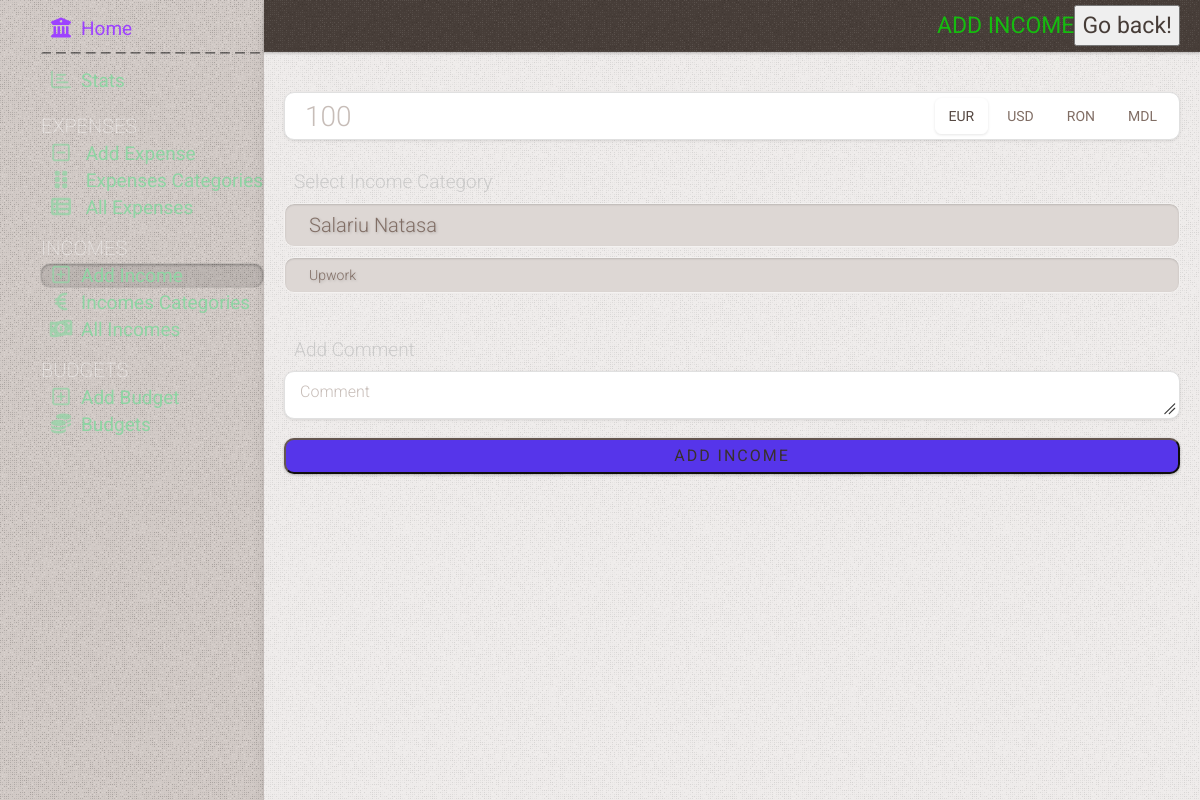
The app's page /add_income, older data.
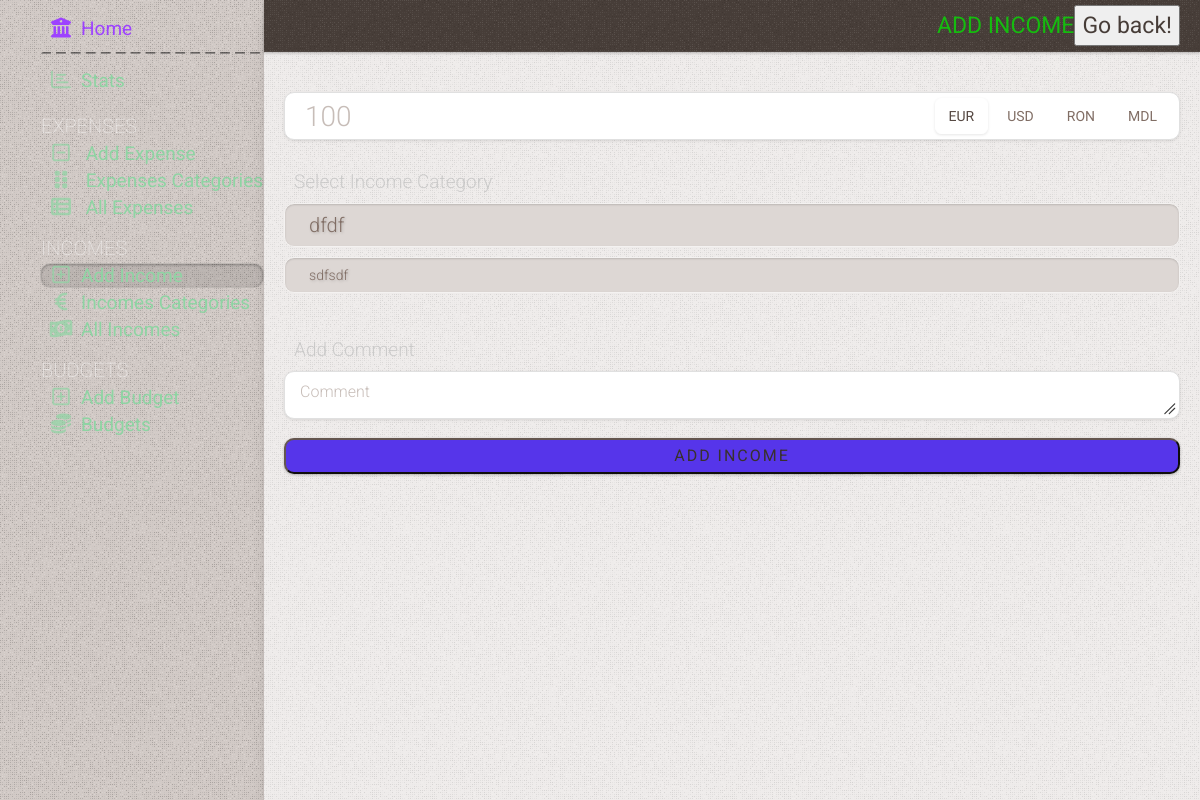
The same page, newer data.
### tables this page shows
CREATE TABLE categories_income
(
    id         INTEGER PRIMARY KEY AUTOINCREMENT,
    name       TEXT NOT NULL,
    primordial TEXT DEFAULT NULL,
    state      TEXT DEFAULT false
);

### app.py (the view, shortened to what this page needs)
@app.route('/add_income', methods=('GET', 'POST'))
def add_income():
    conn = get_db_connection()
    categories_income = conn.execute(
        "SELECT id, name  FROM categories_income WHERE state is not 'true' and primordial is 'true'").fetchall()
    categories_income_second = conn.execute(
        "SELECT id, name  FROM categories_income WHERE state is not 'true' and primordial is NULL").fetchall()
    conn.close()
    return render_template('add_income.html', title='Add Income', gradient='text-gradient-green',
                           categories_income=categories_income, categories_income_second=categories_income_second)

### app.py (called while the page is built)
def get_db_connection():
    conn = sqlite3.connect('static/database.db')
    conn.row_factory = sqlite3.Row
    return conn

### templates/add_income.html (shortened to what this page needs)
{% extends 'base.html' %} {% block content %}
	<div class="page_title {{ gradient }}" >
		<span >{% block title %} {{ title }} {% endblock %}</span >
		<button id="go-back" >Go back!</button >
	</div >
	<div class="content flex flex-col gap-15" >
		{% if categories_income|length == 0 and categories_income_second|length == 0 %}
			<div class="no-results" >You must add income categories first</div >
		{% else %}
			<form method="post" >
				<div class="flex flex-col mx-auto gap-15 mt-20" >
					<div class="flex input" >
						<input type="number" autofocus min="0" step="0.01" pattern="[0-9]+([\.,][0-9]+)?" name="amount"
									 placeholder="100" class="summ py-5 mr-20 transparent" value="{{ request.form['amount'] }}" />
						<div class="radio-group  radio-currency flex-nowrap flex-shrink-0" >
							<label for="eur" >EUR</label >
							<label for="usd" >USD</label >
							<label for="ron" >RON</label >
							<label for="mdl" >MDL</label >
						</div >
					</div >
					<div >
						<div class="subtitle3 mt-15" >Select Income Category</div >
						{% if categories_income|length > 0 %}
							<div class="radio-group category-group primary-group" >
								{% for id, name in categories_income %}
									<label for="{{ name }}" >{{ name }}</label >
								{% endfor %}
							</div >
						{% endif %}
						{% if categories_income_second|length > 0 %}
							<div class="radio-group category-group second-group mt-10" >
								{% for id, name in categories_income_second %}
									<label for="{{ name }}" >{{ name }}</label >
								{% endfor %}
							</div >
						{% endif %}
					</div >
					<div class="mt-15" >
						<div class="subtitle3 mt-15" >Add Comment</div >
						<textarea name="comment" placeholder="Comment"
											class="form-control" >{{ request.form['comment'] }}</textarea >
					</div >
					<div class="form-buttons" >
						<button type="submit" class="send-button" >Add Income</button >
					</div >
				</div >
			</form >
		{% endif %}
	</div >
{% endblock %}

Row changes from the older to the newer data that the page shows:
removed categories_income: name "Salariu Natasa"
removed categories_income: name "Upwork"
added categories_income: name "dfdf"
added categories_income: name "sdfsdf"
